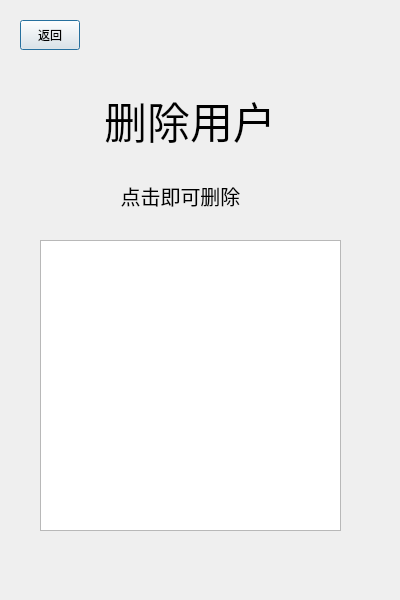
<?xml version="1.0" encoding="UTF-8"?>
<ui version="4.0">
 <class>user_register</class>
 <widget class="QDialog" name="user_register">
  <property name="geometry">
   <rect>
    <x>0</x>
    <y>0</y>
    <width>400</width>
    <height>600</height>
   </rect>
  </property>
  <property name="minimumSize">
   <size>
    <width>400</width>
    <height>600</height>
   </size>
  </property>
  <property name="maximumSize">
   <size>
    <width>400</width>
    <height>600</height>
   </size>
  </property>
  <property name="windowTitle">
   <string>Voiceprint Recognition</string>
  </property>
  <widget class="QLabel" name="delete_label">
   <property name="geometry">
    <rect>
     <x>80</x>
     <y>80</y>
     <width>220</width>
     <height>80</height>
    </rect>
   </property>
   <property name="font">
    <font>
     <family>黑体</family>
     <pointsize>32</pointsize>
     <weight>50</weight>
     <bold>false</bold>
    </font>
   </property>
   <property name="cursor">
    <cursorShape>ArrowCursor</cursorShape>
   </property>
   <property name="text">
    <string>删除用户</string>
   </property>
   <property name="alignment">
    <set>Qt::AlignCenter</set>
   </property>
  </widget>
  <widget class="QPushButton" name="back_pushbutton">
   <property name="geometry">
    <rect>
     <x>20</x>
     <y>20</y>
     <width>60</width>
     <height>30</height>
    </rect>
   </property>
   <property name="font">
    <font>
     <family>黑体</family>
    </font>
   </property>
   <property name="text">
    <string>返回</string>
   </property>
  </widget>
  <widget class="QListView" name="listView">
   <property name="geometry">
    <rect>
     <x>40</x>
     <y>240</y>
     <width>301</width>
     <height>291</height>
    </rect>
   </property>
  </widget>
  <widget class="QLabel" name="label">
   <property name="geometry">
    <rect>
     <x>100</x>
     <y>170</y>
     <width>161</width>
     <height>51</height>
    </rect>
   </property>
   <property name="font">
    <font>
     <pointsize>15</pointsize>
    </font>
   </property>
   <property name="text">
    <string>点击即可删除</string>
   </property>
   <property name="alignment">
    <set>Qt::AlignCenter</set>
   </property>
  </widget>
 </widget>
 <resources/>
 <connections/>
</ui>
